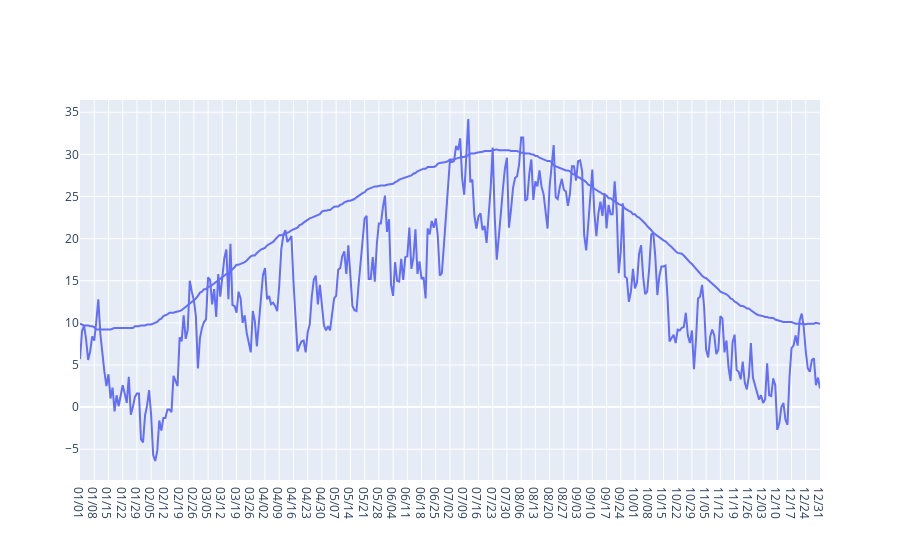

Notebook code for this chart:
### Code cell
fig1 = px.line(new_df2, x="DAY", y="TEMPERATURE_MAX")
fig1.update_traces(marker=dict(color='#369898'))
fig2 = px.line(Luxembourg_referenz.loc[Luxembourg_referenz["GRID_NO"]== 95097], x="DAY", y="reference_temperature")
fig3 = go.Figure(data= fig2.data + fig1.data)
fig3.show()

### Figure 1 — Plotly figure (JSON) as saved in the notebook; plotly's stock layout.template omitted (floating-point values rounded to 4 significant figures; data arrays with more than 128 entries replaced by an {"elided": "..."} marker saying what was removed)
{"data": [{"hovertemplate": "DAY=%{x}<br>reference_temperature=%{y}<extra></extra>", "legendgroup": "", "line": {"color": "#636efa", "dash": "solid"}, "marker": {"symbol": "circle"}, "mode": "lines", "name": "", "orientation": "v", "showlegend": false, "type": "scatter", "x": {"elided": "365 str values"}, "xaxis": "x", "y": {"elided": "365 float values"}, "yaxis": "y"}, {"hovertemplate": "DAY=%{x}<br>TEMPERATURE_MAX=%{y}<extra></extra>", "legendgroup": "", "line": {"color": "#636efa", "dash": "solid"}, "marker": {"color": "#369898", "symbol": "circle"}, "mode": "lines", "name": "", "orientation": "v", "showlegend": false, "type": "scatter", "x": {"elided": "365 str values"}, "xaxis": "x", "y": {"elided": "365 float values"}, "yaxis": "y"}], "layout": {}}
